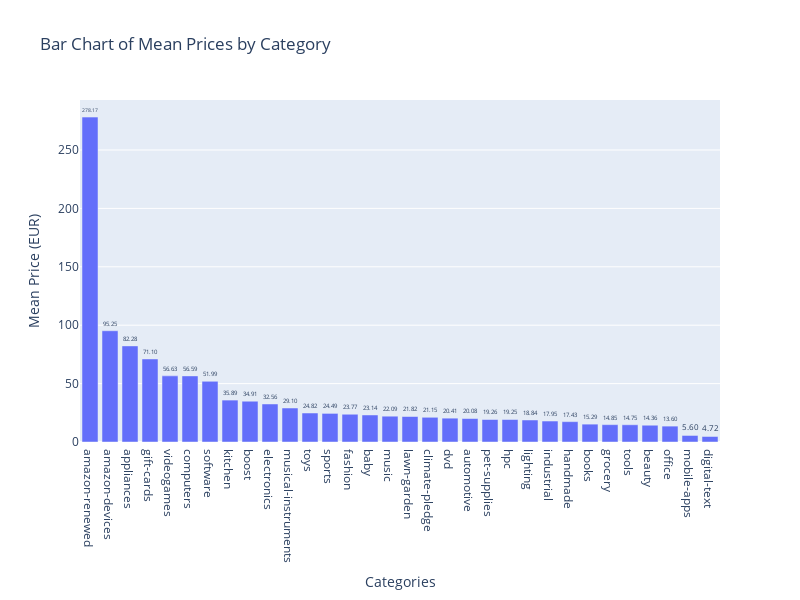

The notebook cell saved with this chart:
### Code cell
import plotly.express as px

# Assuming 'df' is your DataFrame, and you have a 'category' column and a 'price' column.
# Calculate the mean price for each category.
category_mean_prices = df.groupby('category')['price'].mean().sort_values(ascending=False)

# Create a Plotly figure
fig = px.bar(
    x=category_mean_prices.index,
    y=category_mean_prices.values,
    labels={'x': 'Categories', 'y': 'Mean Price (EUR)'},
    title='Bar Chart of Mean Prices by Category',
)

# Add tooltips for each bar
fig.update_traces(text=category_mean_prices.values, texttemplate='%{text:.2f}', textposition='outside')

# Set the figure size (optional)
fig.update_layout(width=800, height=600)

# Show the interactive chart
fig.show()

### Figure 1 — Plotly figure (JSON) as saved in the notebook; plotly's stock layout.template omitted (floating-point values rounded to 4 significant figures)
{"data": [{"alignmentgroup": "True", "hovertemplate": "Categories=%{x}<br>Mean Price (EUR)=%{y}<extra></extra>", "legendgroup": "", "marker": {"color": "#636efa", "pattern": {"shape": ""}}, "name": "", "offsetgroup": "", "orientation": "v", "showlegend": false, "text": [278.2, 95.25, 82.28, 71.1, 56.63, 56.59, 51.99, 35.89, 34.91, 32.56, 29.1, 24.82, 24.49, 23.77, 23.14, 22.09, 21.82, 21.15, 20.41, 20.08, 19.26, 19.25, 18.84, 17.95, 17.43, 15.29, 14.85, 14.75, 14.36, 13.6, 5.602, 4.716], "textposition": "outside", "texttemplate": "%{text:.2f}", "type": "bar", "x": ["amazon-renewed", "amazon-devices", "appliances", "gift-cards", "videogames", "computers", "software", "kitchen", "boost", "electronics", "musical-instruments", "toys", "sports", "fashion", "baby", "music", "lawn-garden", "climate-pledge", "dvd", "automotive", "pet-supplies", "hpc", "lighting", "industrial", "handmade", "books", "grocery", "tools", "beauty", "office", "mobile-apps", "digital-text"], "xaxis": "x", "y": [278.2, 95.25, 82.28, 71.1, 56.63, 56.59, 51.99, 35.89, 34.91, 32.56, 29.1, 24.82, 24.49, 23.77, 23.14, 22.09, 21.82, 21.15, 20.41, 20.08, 19.26, 19.25, 18.84, 17.95, 17.43, 15.29, 14.85, 14.75, 14.36, 13.6, 5.602, 4.716], "yaxis": "y"}], "layout": {"barmode": "relative", "height": 600, "legend": {"tracegroupgap": 0}, "title": {"text": "Bar Chart of Mean Prices by Category"}, "width": 800, "xaxis": {"anchor": "y", "domain": [0, 1], "title": {"text": "Categories"}}, "yaxis": {"anchor": "x", "domain": [0, 1], "title": {"text": "Mean Price (EUR)"}}}}
